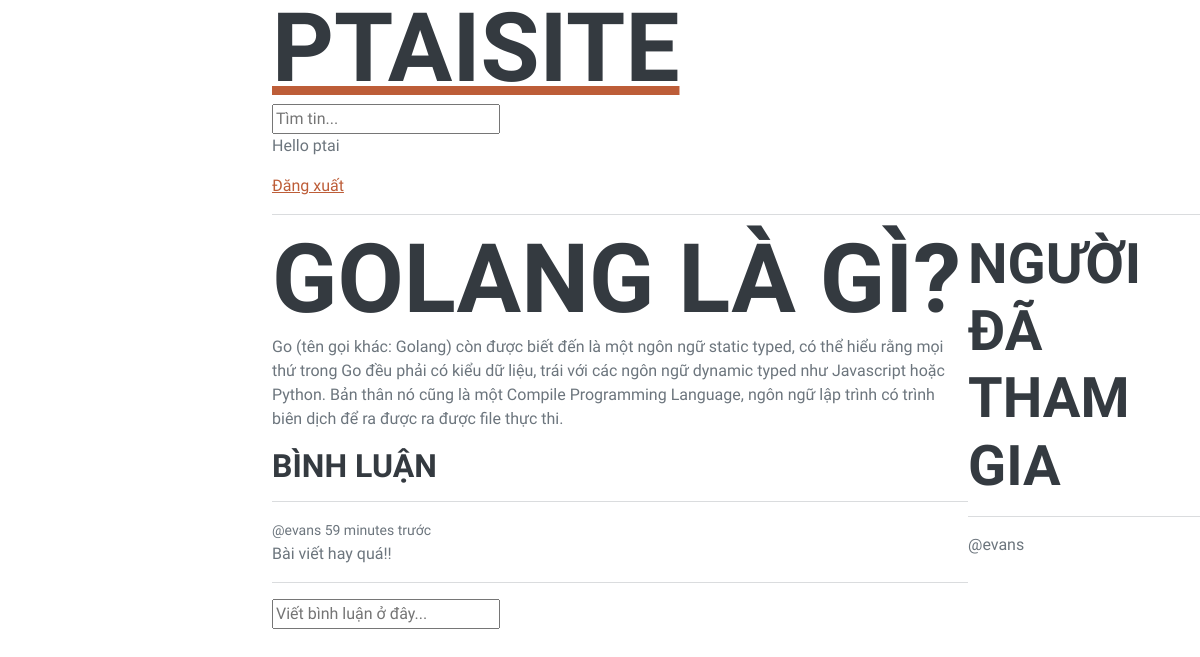
The app's page /room/16/ (signed in) with its own data.
### base/models.py (models this page shows, shortened)
class Room (models.Model):
    name = models.CharField(max_length=200)
    host = models.ForeignKey(User, on_delete=models.SET_NULL, null=True)
    topic = models.ForeignKey(Topic, on_delete=models.SET_NULL, null=True)
    description = models.TextField(null=True, blank=True)
    updated = models.DateTimeField(auto_now = True)
    created = models.DateTimeField(auto_now_add=True)
    paticipants = models.ManyToManyField(User, related_name='paticipants', blank=True)
    class Meta:
        ordering = ['-updated', '-created']

class Message(models.Model):
    user = models.ForeignKey(User, on_delete=models.CASCADE)
    room = models.ForeignKey(Room, on_delete=models.CASCADE)
    body = models.TextField()
    updated = models.DateTimeField(auto_now = True)
    created = models.DateTimeField(auto_now_add=True)

### base/views.py (the view, shortened to what this page needs)
# urls.py: path('room/<str:pk>/', views.room, name="room") ,
def room(request, pk):
    room = Room.objects.get(id=pk)
    room_messages = room.message_set.all().order_by('-created')
    paticipants = room.paticipants.all()
    context = {'room': room, 'room_messages': room_messages, 'paticipants': paticipants}
    return render(request, 'base/room.html', context)

### base/templates/base/room.html (shortened to what this page needs)
{% extends 'main.html'%}
{% block content%}
<div class="room-container">
    <div>
        <h1> {{ room.name }} </h1>
        <p>{{room.description}}</p>
        <div class="comment-wrapper">
            <h3>Bình luận</h3>
            <hr>
            {% for message in room_messages%}
                <div>
                    <small>@{{message.user}} {{message.created|timesince}} trước</small>
                    <p>{{message.body}}</p>
                    <hr>
                </div>
            {% endfor%}
        </div>
        {% if request.user.is_authenticated%}
        <div class="comment-form">
            <form method="POST" action="">
                <input type="text" name="body" placeholder="Viết bình luận ở đây..."/>
            </form>
        </div>
        {% endif %}
    </div>
    <div>
        <h2>Người đã tham gia</h2>
        <hr>
        {% for user in paticipants%}
        <div>
            <p>@{{user.username}}</p>
        </div>
        {% endfor %}
    </div>
</div>
{% endblock content%}

### templates/navbar.html
<a href="/">
    <h1>PTaiSite</h1>
</a>
<form method="GET" action="{% url 'home' %}">
    <input type="text" name= "q" placeholder="Tìm tin..." />
</form>
{% if request.user.is_authenticated %}
<p>Hello {{request.user}}</p>
<a href="{% url 'logout'%}">Đăng xuất</a>
{% else %}
<a href="{% url 'login'%}">Đăng nhập</a>
{% endif %}
<hr>

### base/templates/base/room.html (style rules this page uses)
.room-container { display: grid; grid-template-columns: 3fr 1fr; }

### records on screen
Room: name "GOLANG LÀ GÌ?", description "Go (tên gọi khác: Golang) còn được biết đến là một ngôn ngữ static typed, có thể hiểu rằng mọi thứ trong Go đều phải có kiểu dữ liệu, trái với các ngôn ngữ dynamic typed như Javascript hoặc Python. Bản thân nó cũng là một Compile Programming Language, ngôn ngữ lập trình có trình biên dịch để ra được ra được file thực thi."
Message: user "evans", created "59 minutes", body "Bài viết hay quá!!"

### other values on screen
{{ request.user }} "ptai"
{{ user.username }} "evans"
